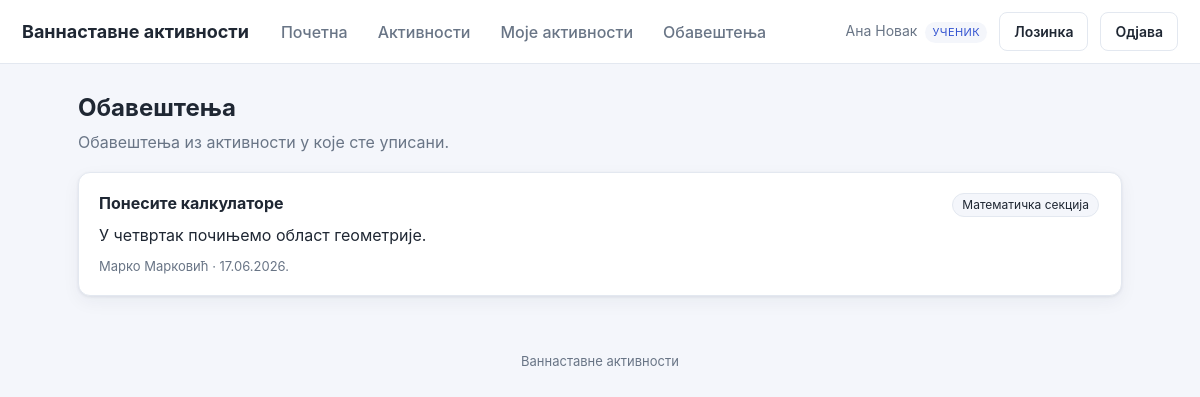
The page /notifications.php (signed in) on the database its author committed.
### tables this page shows
CREATE TABLE users (
  id          INT AUTO_INCREMENT PRIMARY KEY,
  name        VARCHAR(120) NOT NULL,
  username    VARCHAR(60)  NOT NULL UNIQUE,
  maticni_broj VARCHAR(20) DEFAULT NULL UNIQUE,
  password    VARCHAR(255) NOT NULL,
  role        ENUM('admin','teacher','student') NOT NULL,
  grade_class VARCHAR(40) DEFAULT NULL,
  active      TINYINT(1) NOT NULL DEFAULT 1,
  must_change_password TINYINT(1) NOT NULL DEFAULT 0,
  created_at  DATETIME NOT NULL DEFAULT CURRENT_TIMESTAMP
);

CREATE TABLE notifications (
  id          INT AUTO_INCREMENT PRIMARY KEY,
  activity_id INT NOT NULL,
  title       VARCHAR(160) NOT NULL,
  message     TEXT NOT NULL,
  created_by  INT DEFAULT NULL,
  created_at  DATETIME NOT NULL DEFAULT CURRENT_TIMESTAMP,
  CONSTRAINT fk_not_activity FOREIGN KEY (activity_id) REFERENCES activities(id) ON DELETE CASCADE,
  CONSTRAINT fk_not_creator  FOREIGN KEY (created_by)  REFERENCES users(id)      ON DELETE SET NULL
);

CREATE TABLE activities (
  id            INT AUTO_INCREMENT PRIMARY KEY,
  name          VARCHAR(150) NOT NULL,
  description   TEXT,
  location      VARCHAR(150) DEFAULT NULL,
  schedule_text VARCHAR(150) DEFAULT NULL,
  max_students  INT NOT NULL DEFAULT 20,
  status        ENUM('open','closed','archived') NOT NULL DEFAULT 'open',
  created_by    INT DEFAULT NULL,
  created_at    DATETIME NOT NULL DEFAULT CURRENT_TIMESTAMP,
  CONSTRAINT fk_act_creator FOREIGN KEY (created_by) REFERENCES users(id) ON DELETE SET NULL
);

### includes/functions.php (called while the page is built, shortened)
<?php
function e(?string $s): string {
    return htmlspecialchars($s ?? '', ENT_QUOTES, 'UTF-8');
}
function role_label(string $r): string {
    static $m = ['admin' => 'Администратор', 'teacher' => 'Наставник', 'student' => 'Ученик'];
    return $m[$r] ?? $r;
}

### includes/db.php (called while the page is built, shortened)
<?php
function db(): PDO {
    static $pdo = null;
    if ($pdo === null) {
        $dsn = 'mysql:host=' . DB_HOST . ';dbname=' . DB_NAME . ';charset=utf8mb4';
        try {
            $pdo = new PDO($dsn, DB_USER, DB_PASS, [
                PDO::ATTR_ERRMODE            => PDO::ERRMODE_EXCEPTION,
                PDO::ATTR_DEFAULT_FETCH_MODE => PDO::FETCH_ASSOC,
                PDO::ATTR_EMULATE_PREPARES   => false,
            ]);
        } catch (PDOException $e) {
            http_response_code(500);
            die('Повезивање са базом није успело. Проверите config.php. '
                . (DEBUG ? '(' . htmlspecialchars($e->getMessage()) . ')' : ''));
        }
    }
    return $pdo;
}

### includes/auth.php (called while the page is built, shortened)
<?php
require_once __DIR__ . '/db.php';
require_once __DIR__ . '/functions.php';
function current_user(): ?array {
    static $u = null;
    if ($u === null) {
        $st = db()->prepare('SELECT * FROM users WHERE id=? AND active=1');
        $st->execute([$_SESSION['uid']]);
        $u = $st->fetch() ?: null;
    }
    return $u;
}
function require_login(): array {
    $u = current_user();
    return $u;
}
function require_role(string ...$roles): array {
    $u = require_login();
    return $u;
}
function is_student(array $u): bool { return $u['role'] === 'student'; }

### notifications.php (the view, shortened to what this page needs)
<?php
require_once __DIR__ . '/includes/auth.php';
$u = require_role('student');
$st = db()->prepare("SELECT n.*, a.name AS activity_name, au.name AS author
        FROM notifications n
        JOIN activities a ON a.id=n.activity_id
        LEFT JOIN users au ON au.id=n.created_by
        WHERE n.activity_id IN (
            SELECT activity_id FROM applications WHERE student_id=? AND status='approved'
        )
        ORDER BY n.created_at DESC");
$st->execute([$u['id']]);
$rows = $st->fetchAll();
include __DIR__ . '/includes/header.php';
?>
<h1>Обавештења</h1>
<p class="sub">Обавештења из активности у које сте уписани.</p>
<?php if (!$rows): ?>
  <div class="card muted">Још нема обавештења.</div>
<?php else: foreach ($rows as $n): ?>
  <div class="card">
    <div style="display:flex;justify-content:space-between;gap:10px;flex-wrap:wrap">
      <strong><?= e($n['title']) ?></strong>
      <span class="pill"><?= e($n['activity_name']) ?></span>
    </div>
    <div style="margin:6px 0"><?= nl2br(e($n['message'])) ?></div>
    <span class="muted" style="font-size:13px"><?= e($n['author'] ?: 'Особље') ?> · <?= e(date('d.m.Y.', strtotime($n['created_at']))) ?></span>
  </div>
<?php endforeach; endif; ?>
<?php include __DIR__ . '/includes/footer.php'; ?>

### includes/header.php (shortened to what this page needs)
<?php
$u = $u ?? current_user();
?><!DOCTYPE html>
<html lang="sr">
<head>
<link rel="stylesheet" href="assets/style.css">
</head>
<body>
<header class="topbar">
  <a class="brand" href="dashboard.php"><?= e(APP_NAME) ?></a>
  <?php if ($u): ?>
  <nav class="mainnav">
    <a href="dashboard.php">Почетна</a>
    <a href="activities.php">Активности</a>
    <?php if (is_student($u)): ?>
      <a href="my_activities.php">Моје активности</a>
      <a href="notifications.php">Обавештења</a>
    <?php endif; ?>
  </nav>
  <div class="userbox">
    <span class="uname"><?= e($u['name']) ?> <span class="role"><?= e(role_label($u['role'])) ?></span></span>
    <a class="btn btn-ghost" href="change_password.php">Лозинка</a>
    <a class="btn btn-ghost" href="logout.php">Одјава</a>
  </div>
  <?php endif; ?>
</header>
<main class="container">

### assets/style.css (style rules this page uses)
:root { --bg:#f4f6fb; --card:#fff; --ink:#1f2733; --muted:#697586; --line:#e3e8f0; --brand:#3454d1; --brand-d:#2740a8; --ok:#1c8a4e; --warn:#b7791f; --bad:#c23b3b; --radius:12px; --shadow:0 1px 3px rgba(20,30,60,.08),0 6px 18px rgba(20,30,60,.05); }
* { box-sizing:border-box }
body { margin:0;font-family:-apple-system,Segoe UI,Roboto,Helvetica,Arial,sans-serif; background:var(--bg);color:var(--ink);line-height:1.5 }
a { color:var(--brand);text-decoration:none }
.topbar { display:flex;align-items:center;gap:20px;background:var(--card); padding:12px 22px;border-bottom:1px solid var(--line);flex-wrap:wrap }
.brand { font-weight:700;font-size:18px;color:var(--ink) }
.mainnav { display:flex;gap:6px;flex:1;flex-wrap:wrap }
.mainnav a { padding:7px 12px;border-radius:8px;color:var(--muted);font-weight:500 }
.userbox { display:flex;align-items:center;gap:12px }
.uname { font-size:14px;color:var(--muted) }
.role { display:inline-block;font-size:11px;text-transform:uppercase;letter-spacing:.04em; background:var(--bg);color:var(--brand);padding:2px 7px;border-radius:20px;margin-left:4px }
.container { max-width:1080px;margin:26px auto;padding:0 18px }
h1 { font-size:24px;margin:0 0 4px }
.sub { color:var(--muted);margin:0 0 18px }
.card { background:var(--card);border:1px solid var(--line);border-radius:var(--radius); padding:18px 20px;box-shadow:var(--shadow);margin-bottom:16px }
.btn { display:inline-block;border:1px solid transparent;background:var(--brand);color:#fff; padding:8px 14px;border-radius:8px;font-size:14px;cursor:pointer;font-weight:600 }
.btn-ghost { background:transparent;border-color:var(--line);color:var(--ink) }
.muted { color:var(--muted) }
.pill { display:inline-block;background:var(--bg);border:1px solid var(--line); padding:2px 9px;border-radius:20px;font-size:12px;margin:2px 2px 0 0 }

### rows shown on the page
users: name "Ана Новак", role "УЧЕНИК"
notifications: title "Понесите калкулаторе", activity.name "Математичка секција", message "У четвртак почињемо област геометрије.", created_by.name "Марко Марковић", created_at "17.06.2026."

### other values the page prints
APP_NAME "Ваннаставне активности"
